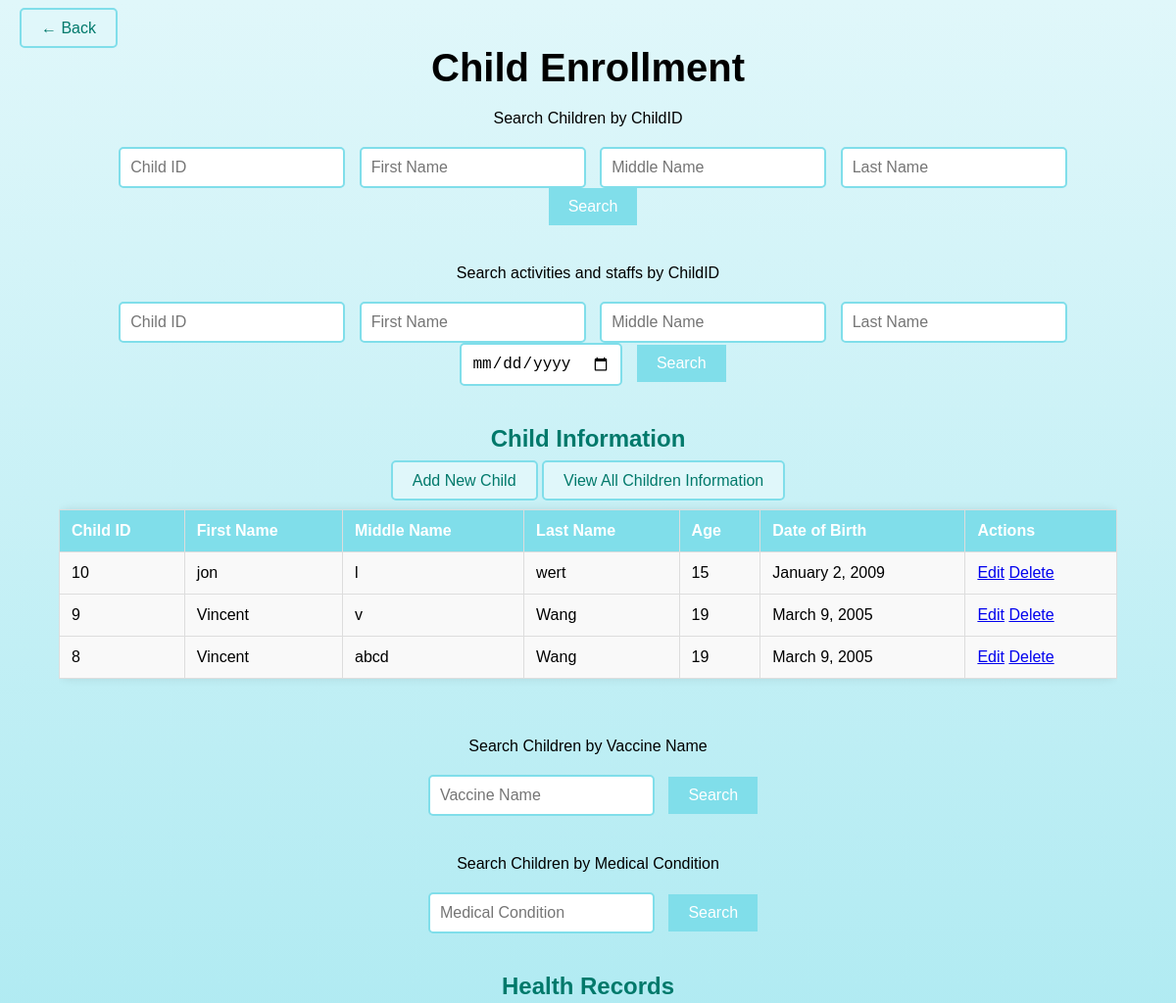
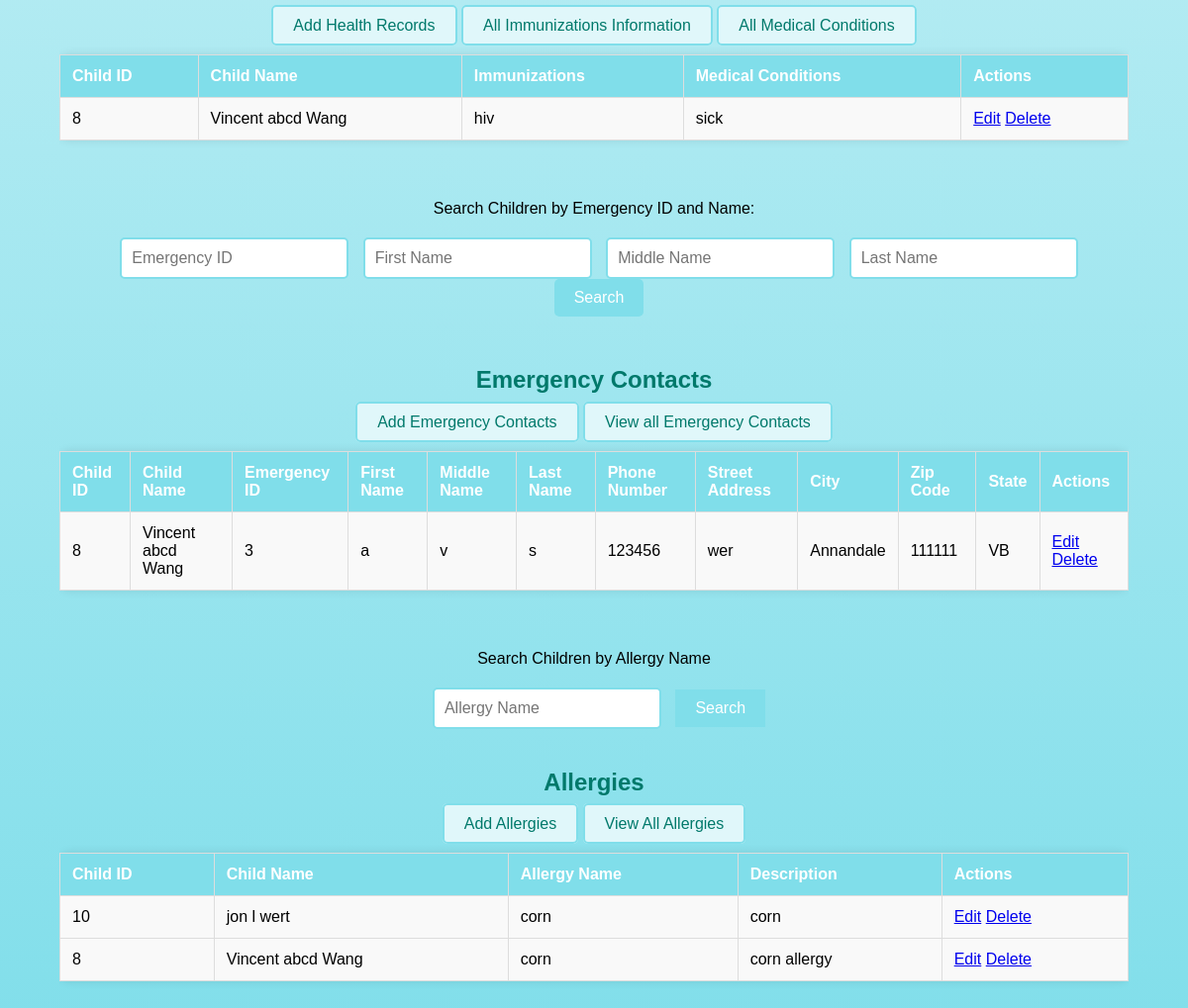
Page /myapp/child-enrollment/ on the committed database (2 pictures, top to bottom).
### myapp/models.py (models this page shows, shortened)
class Child(models.Model):
    first_name = models.CharField(max_length=30)
    middle_name = models.CharField(max_length=30, blank=True, null=True)
    last_name = models.CharField(max_length=30)
    date_of_birth = models.DateField()

class HealthRecord(models.Model):
    child = models.ForeignKey(Child, on_delete=models.CASCADE)
    immunizations = models.TextField()
    medical_conditions = models.TextField()

class EmergencyContact(models.Model):
    child = models.ForeignKey(Child, on_delete=models.CASCADE)
    first_name = models.CharField(max_length=100)
    middle_name = models.CharField(max_length=100, blank=True, null=True)
    last_name = models.CharField(max_length=100)
    phone_number = models.CharField(max_length=15)
    street_address = models.CharField(max_length=255)
    city = models.CharField(max_length=100)
    zip_code = models.CharField(max_length=10)
    state = models.CharField(max_length=50)

class Allergy(models.Model):
    child = models.ForeignKey(Child, on_delete=models.CASCADE)
    allergy_name = models.CharField(max_length=100)
    description = models.TextField()

### myapp/views.py (the view)
# urls.py: path('child-enrollment/', views.child_enrollment, name='child_enrollment'),
def child_enrollment(request):
    children = Child.objects.order_by('-id')[:5]
    children_with_age = []
    for child in children:
        child_info = {
            'id': child.id,
            'first_name': child.first_name,
            'middle_name': child.middle_name,
            'last_name': child.last_name,
            'date_of_birth': child.date_of_birth,
            'age': calculate_age(child.date_of_birth)
        }
        children_with_age.append(child_info)
    context = {
        'children': children_with_age,
        'health_records': HealthRecord.objects.order_by('-id'),
        'emergency_contacts': EmergencyContact.objects.order_by('-id')[:5],
        'allergies': Allergy.objects.order_by('-id')[:5],
    }
    return render(request, 'child_enrollment.html', context)

### myapp/views.py (called while the page is built)
def calculate_age(born):
    today = date.today()
    return today.year - born.year - ((today.month, today.day) < (born.month, born.day))

### myapp/templates/child_enrollment.html (shortened to what this page needs)
<!DOCTYPE html>
<html lang="en">
<head>
</head>
<body>
    <div class="container">
        <div class="back-button">
            <a href="{% url 'home' %}" class="button">&larr; Back</a>
        </div>
        <h1>Child Enrollment</h1>
        <div class="section">
            <label for="search-childID">Search Children by ChildID</label>
            <div class="search-bar">
                <form method="GET" action="{% url 'search_child' %}">
                    <input type="text" id="search-childID" name="childID" placeholder="Child ID" required>
                    <input type="text" id="search-first-name" name="first_name" placeholder="First Name" required>
                    <input type="text" id="search-middle-name" name="middle_name" placeholder="Middle Name" required>
                    <input type="text" id="search-last-name" name="last_name" placeholder="Last Name" required>
                    <button type="submit">Search</button>
                </form>
            </div>
        </div>
        <div class="section">
            <label for="search-childID-activities">Search activities and staffs by ChildID</label>
            <div class="search-bar">
                <form method="GET" action="{% url 'search_activity' %}">
                    <input type="text" id="search-childID-activities" name="childID" placeholder="Child ID" required>
                    <input type="text" id="search-first-name" name="first_name" placeholder="First Name" required>
                    <input type="text" id="search-middle-name" name="middle_name" placeholder="Middle Name" required>
                    <input type="text" id="search-last-name" name="last_name" placeholder="Last Name" required>
                    <input type="date" name="date" placeholder="Date" required>
                    <button type="submit">Search</button>
                </form>
            </div>
        </div>
        <div class="section">
            <h2>Child Information</h2>
            <a href="{% url 'add_child' %}" class="button">Add New Child</a>
            <a href="{% url 'all_children' %}" class="button">View All Children Information</a>
            <div class="table-container">
                <table>
                    <thead>
                        <tr>
                            <th>Child ID</th>
                            <th>First Name</th>
                            <th>Middle Name</th>
                            <th>Last Name</th>
                            <th>Age</th>
                            <th>Date of Birth</th>
                            <th>Actions</th>
                        </tr>
                    </thead>
                    <tbody>
                        {% for child in children %}
                        <tr>
                            <td>{{ child.id }}</td>
                            <td>{{ child.first_name }}</td>
                            <td>{{ child.middle_name }}</td>
                            <td>{{ child.last_name }}</td>
                            <td>{{ child.age }}</td>
                            <td>{{ child.date_of_birth|date:"F j, Y" }}</td>
                            <td>
                                <a href="{% url 'edit_child' child.id %}">Edit</a>
                                <a href="{% url 'delete_child' child.id %}">Delete</a>
                            </td>
                        </tr>
                        {% endfor %}
                    </tbody>
                </table>
            </div>
        </div>
        <div class="section">
            <label for="search-vaccine">Search Children by Vaccine Name</label>
            <div class="search-bar">
                <form method="GET" action="{% url 'search_vaccine' %}">
                    <input type="text" id="search-vaccine" name="vaccine" placeholder="Vaccine Name" required>
                    <button type="submit">Search</button>
                </form>
            </div>
        </div>
        <div class="section">
            <label for="search-condition">Search Children by Medical Condition</label>
            <div class="search-bar">
                <form method="GET" action="{% url 'search_condition' %}">
                    <input type="text" id="search-condition" name="condition" placeholder="Medical Condition" required>
                    <button type="submit">Search</button>
                </form>
            </div>
        </div>
        <div class="section">
            <h2>Health Records</h2>
            <a href="{% url 'add_health_record' %}" class="button">Add Health Records</a>
            <a href="{% url 'all_immunizations' %}" class="button">All Immunizations Information</a>
            <a href="{% url 'all_medical_conditions' %}" class="button">All Medical Conditions</a>
            <div class="table-container">
                <table>
                    <thead>
                        <tr>
                            <th>Child ID</th>
                            <th>Child Name</th>
                            <th>Immunizations</th>
                            <th>Medical Conditions</th>
                            <th>Actions</th>
                        </tr>
                    </thead>
                    <tbody>
                        {% for record in health_records %}
                        <tr>
                            <td>{{ record.child.id }}</td>
                            <td>{{ record.child.first_name }} {{ record.child.middle_name }} {{ record.child.last_name }}</td>
                            <td>{{ record.immunizations }}</td>
                            <td>{{ record.medical_conditions }}</td>
                            <td>
                                <a href="{% url 'edit_health_record' record.id %}">Edit</a>
                                <a href="{% url 'delete_health_record' record.id %}">Delete</a>
                            </td>
                        </tr>
                        {% endfor %}
                    </tbody>
                </table>
            </div>
        </div>
        <div class="section">
            <label for="search-emergency-id">Search Children by Emergency ID and Name:</label>
            <div class="search-bar">
                <form method="get" action="{% url 'search_emergency_id' %}">
                    <input type="text" id="emergency-id" name="emergency_id" placeholder="Emergency ID" required>
                    <input type="text" id="first-name" name="first_name" placeholder="First Name" required>
                    <input type="text" id="middle-name" name="middle_name" placeholder="Middle Name" required>
                    <input type="text" id="last-name" name="last_name" placeholder="Last Name" required>
                    <button type="submit" class="button">Search</button>
                </form>
            </div>
        </div>
        <div class="section">
            <h2>Emergency Contacts</h2>
            <a href="{% url 'add_emergency_contact' %}" class="button">Add Emergency Contacts</a>
            <a href="{% url 'all_emergency_contacts' %}" class="button">View all Emergency Contacts</a>
            <div class="table-container">
                <table>
                    <thead>
                        <tr>
                            <th>Child ID</th>
                            <th>Child Name</th>
                            <th>Emergency ID</th>
                            <th>First Name</th>
                            <th>Middle Name</th>
                            <th>Last Name</th>
                            <th>Phone Number</th>
                            <th>Street Address</th>
                            <th>City</th>
                            <th>Zip Code</th>
                            <th>State</th>
                            <th>Actions</th>
                        </tr>
                    </thead>
                    <tbody>
                        {% for contact in emergency_contacts %}
                        <tr>
                            <td>{{ contact.child.id }}</td>
                            <td>{{ contact.child.first_name }} {{ contact.child.middle_name }} {{ contact.child.last_name }}</td>
                            <td>{{ contact.id }}</td>
                            <td>{{ contact.first_name }}</td>
                            <td>{{ contact.middle_name }}</td>
                            <td>{{ contact.last_name }}</td>
                            <td>{{ contact.phone_number }}</td>
                            <td>{{ contact.street_address }}</td>
                            <td>{{ contact.city }}</td>
                            <td>{{ contact.zip_code }}</td>
                            <td>{{ contact.state }}</td>
                            <td>
                                <a href="{% url 'edit_emergency_contact' contact.id %}">Edit</a>
                                <a href="{% url 'delete_emergency_contact' contact.id %}">Delete</a>
                            </td>
                        </tr>
                        {% endfor %}
                    </tbody>
                </table>
            </div>
        </div>
        <div class="section">
            <label for="search-allergy">Search Children by Allergy Name</label>
            <div class="search-bar">
                <form method="GET" action="{% url 'search_allergy' %}">
                    <input type="text" id="search-allergy" name="allergy" placeholder="Allergy Name" required>
                    <button type="submit">Search</button>
                </form>
            </div>
        </div>
        <div class="section">
            <h2>Allergies</h2>
            <a href="{% url 'add_allergy' %}" class="button">Add Allergies</a>
            <a href="{% url 'all_allergies' %}" class="button">View All Allergies</a>
            <div class="table-container">
                <table>
                    <thead>
                        <tr>
                            <th>Child ID</th>
                            <th>Child Name</th>
                            <th>Allergy Name</th>
                            <th>Description</th>
                            <th>Actions</th>
                        </tr>
                    </thead>
                    <tbody>
                        {% for allergy in allergies %}
                        <tr>
                            <td>{{ allergy.child.id }}</td>
                            <td>{{ allergy.child.first_name }} {{ allergy.child.middle_name }} {{ allergy.child.last_name }}</td>
                            <td>{{ allergy.allergy_name }}</td>
                            <td>{{ allergy.description }}</td>
                            <td>
                                <a href="{% url 'edit_allergy' allergy.id %}">Edit</a>
                                <a href="{% url 'delete_allergy' allergy.id %}">Delete</a>
                            </td>
                        </tr>
                        {% endfor %}
                    </tbody>
                </table>
            </div>
        </div>
    </div>
</body>
</html>

### myapp/templates/child_enrollment.html (style rules this page uses)
body { font-family: Arial, sans-serif; text-align: center; background: linear-gradient(to bottom, #e0f7fa, #80deea); margin: 0; padding: 0; position: relative; }
.container { width: 90%; margin: auto; padding: 20px; }
h1 { font-size: 2.5em; margin-bottom: 20px; }
h2 { color: #00796b; margin-top: 40px; }
.section { margin-bottom: 40px; }
.table-container { overflow-x: auto; }
table { width: 100%; border-collapse: collapse; margin: 20px 0; box-shadow: 0 0 10px rgba(0, 0, 0, 0.1); border-radius: 10px; }
th, td { padding: 12px; border: 1px solid #ddd; text-align: left; }
th { background-color: #80deea; color: white; }
td { background-color: #f9f9f9; }
.button { padding: 10px 20px; background-color: #e0f7fa; border: 2px solid #80deea; border-radius: 5px; text-decoration: none; color: #00796b; font-size: 16px; margin-bottom: 10px; transition: background-color 0.3s, color 0.3s; }
.back-button { position: absolute; top: 20px; left: 20px; }
.search-bar { margin-top: 20px; display: flex; flex-wrap: wrap; justify-content: center; align-items: center; }
.search-bar input { padding: 10px; font-size: 16px; margin-left: 10px; border: 2px solid #80deea; border-radius: 5px; transition: border-color 0.3s; }
.search-bar button { padding: 10px 20px; font-size: 16px; background-color: #80deea; border: none; color: white; cursor: pointer; margin-left: 10px; transition: background-color 0.3s, color 0.3s; }

### rows in the picture
Child: first_name "jon", last_name "wert", date_of_birth "January 2, 2009"
Child: first_name "Vincent", last_name "Wang", date_of_birth "March 9, 2005"
Child: first_name "Vincent", middle_name "abcd", last_name "Wang", date_of_birth "March 9, 2005"
HealthRecord: child.id "8", child.first_name "Vincent", child.middle_name "abcd", child.last_name "Wang", immunizations "hiv", medical_conditions "sick"
EmergencyContact: child.id "8", child.first_name "Vincent", child.middle_name "abcd", child.last_name "Wang", id "3", first_name "a", middle_name "v", last_name "s", phone_number "123456", street_address "wer", city "Annandale", zip_code "111111", state "VB"
Allergy: child.id "10", child.first_name "jon", child.middle_name "l", child.last_name "wert", allergy_name "corn", description "corn"
Allergy: child.id "8", child.first_name "Vincent", child.middle_name "abcd", child.last_name "Wang", allergy_name "corn", description "corn allergy"

### other values in the picture
{{ child.id }} "10" "9" "8"
{{ child.middle_name }} "l" "v"
{{ child.age }} "15" "19" "19"
